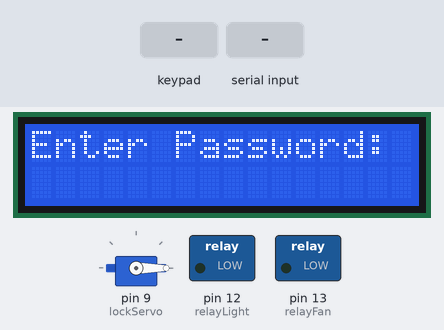
Bench run of a sketch on a simulated Arduino Uno, built with avr-gcc and run on an emulated ATmega328P. On the bench: 16×2 character LCD, servo, switched loads named in the sketch (green lamp = pin HIGH). Inputs (shaded band) come from the test bench.

Above: at 6.2 s.
6.3 s: keypad keys 1 2 3 4 # pressed 0.4 s apart
At 9.2 s:
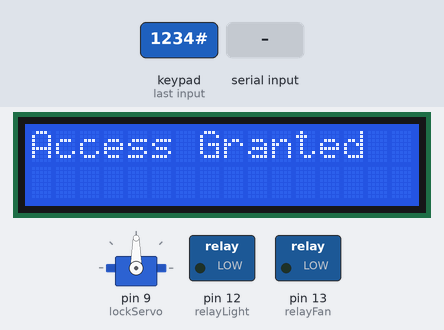
14.4 s: "turn on the light\n" received over the second serial link
At 18.5 s:
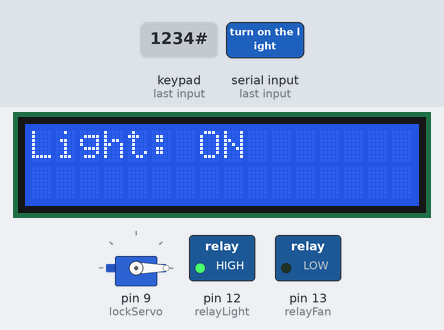
19.4 s: "turn on the fan\n" received over the second serial link
At 23.9 s:
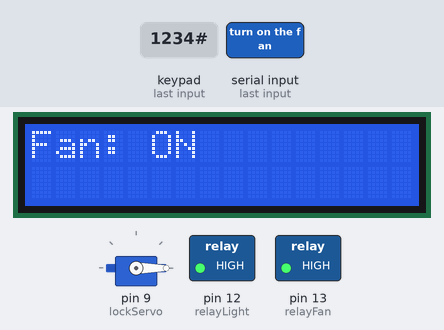
Timing chart, 0 to 25.4 s (numbered marks = the images above; inputs shaded):
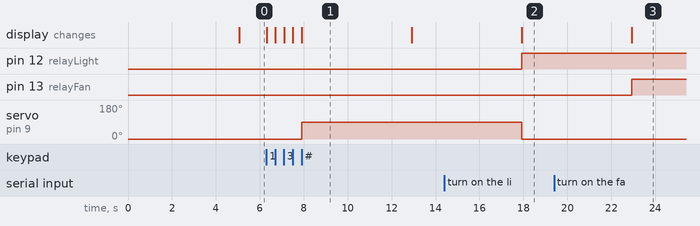

Measured:
- after the input at 6.3 s, servo on pin 9 (lockServo): 0° → 90° after 1.6 s; the display: first changes at once (image 1 shows a later state)
- after the input at 14.4 s, pin 12 (relayLight): LOW → HIGH after 3.5 s; the display: first differs from a run without the input after 3.5 s (image 2)
- after the input at 19.4 s, pin 13 (relayFan): LOW → HIGH after 3.5 s; the display: first differs from a run without the input after 3.5 s (image 3)
- what the display in image 1 shows lasts 5.0 s, from 7.9 s to 12.9 s

The sketch:

arduino_code.ino
```cpp
#include <Keypad.h>
#include <Servo.h>
#include <LiquidCrystal.h>
#include <SoftwareSerial.h>

// Bluetooth
SoftwareSerial BT(10, 11);  // HC-05 TX, RX

// LCD: RS=A1, E=A2, D4=A3, D5=A4, D6=A5, D7=D0(RX)
LiquidCrystal lcd(A1, A2, A3, A4, A5, 0);

// Servo
Servo lockServo;

// Relay Pins
#define relayLight 12
#define relayFan 13

// Keypad Setup
const byte ROWS = 4;
const byte COLS = 4;
char keys[ROWS][COLS] = {
  {'1','2','3','A'},
  {'4','5','6','B'},
  {'7','8','9','C'},
  {'*','0','#','D'}
};
byte rowPins[ROWS] = {2,3,4,5};
byte colPins[COLS] = {6,7,8,A0};
Keypad keypad = Keypad(makeKeymap(keys), rowPins, colPins, ROWS, COLS);

String password = "1234";
String input = "";

void setup() {
  lcd.begin(16, 2);
  BT.begin(9600);

  pinMode(relayLight, OUTPUT);
  pinMode(relayFan, OUTPUT);

  lockServo.attach(9);
  lockServo.write(0);  // Locked initially

  // Startup Message
  lcd.setCursor(0,0);
  lcd.print("Welcome Smart");
  lcd.setCursor(0,1);
  lcd.print("Home");
  delay(5000);  // Show for 5 seconds

  lcd.clear();
  lcd.print("Enter Password:");
}

void loop() {
  // Bluetooth Commands
  if(BT.available()) {
    String cmd = BT.readStringUntil('\n');
    cmd.trim();

    if(cmd == "turn on the light") {
      digitalWrite(relayLight, HIGH);
      lcd.clear();
      lcd.print("Light: ON");
      delay(5000);
      lcd.clear();
      lcd.print("Enter Password:");
    }
    else if(cmd == "turn off the light") {
      digitalWrite(relayLight, LOW);
      lcd.clear();
      lcd.print("Light: OFF");
      delay(5000);
      lcd.clear();
      lcd.print("Enter Password:");
    }
    else if(cmd == "turn on the fan") {
      digitalWrite(relayFan, HIGH);
      lcd.clear();
      lcd.print("Fan: ON");
      delay(5000);
      lcd.clear();
      lcd.print("Enter Password:");
    }
    else if(cmd == "turn off the fan") {
      digitalWrite(relayFan, LOW);
      lcd.clear();
      lcd.print("Fan: OFF");
      delay(5000);
      lcd.clear();
      lcd.print("Enter Password:");
    }
  }

  // Keypad Input Handling
  char key = keypad.getKey();
  if(key) {
    if(key == '#') {
      if(input == password) {
        lcd.clear();
        lcd.print("Access Granted");
        lockServo.write(90);  // Unlock Door
        delay(5000);

        lcd.clear();
        lcd.print("SafeZoneIsYours");
        delay(5000);

        lockServo.write(0);   // Re-lock door after message
      } else {
        lcd.clear();
        lcd.print("Wrong Password");
        delay(5000);
      }
      lcd.clear();
      lcd.print("Enter Password:");
      input = "";
    }
    else if(key == '*') {
      input = "";
      lcd.clear();
      lcd.print("Cleared");
      delay(1000);
      lcd.clear();
      lcd.print("Enter Password:");
    }
    else {
      input += key;
      lcd.setCursor(0,1);
      lcd.print(input);
    }
  }
}
```
